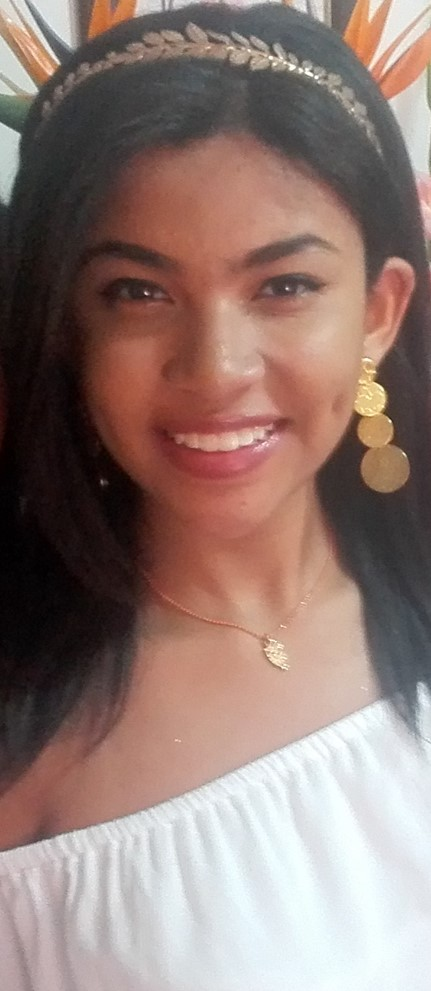
%> input picture 04-Hybrid/Answers/images/Imagen2.jpg, 431 x 991 px
$ octave Escobar_Gongas_lab4.m   (GNU Octave 9; MATLAB toolbox functions it lacks are replaced by stand-ins)
%> lines starting %> are read from the running program, lines starting %| are printed output that depends on the picture
%First part: Gaussian pyramid
% Read images and convert them to grayscale
im1=imread('.\images\Imagen2.jpg');
%> im1 is the input picture: size 991x431x3 uint8; mean R, G, B 144.5, 122, 115.6
im1=rgb2gray(im1);
%> im1: size 991x431 uint8
im2=imread('.\images\Imagen1.jpg');
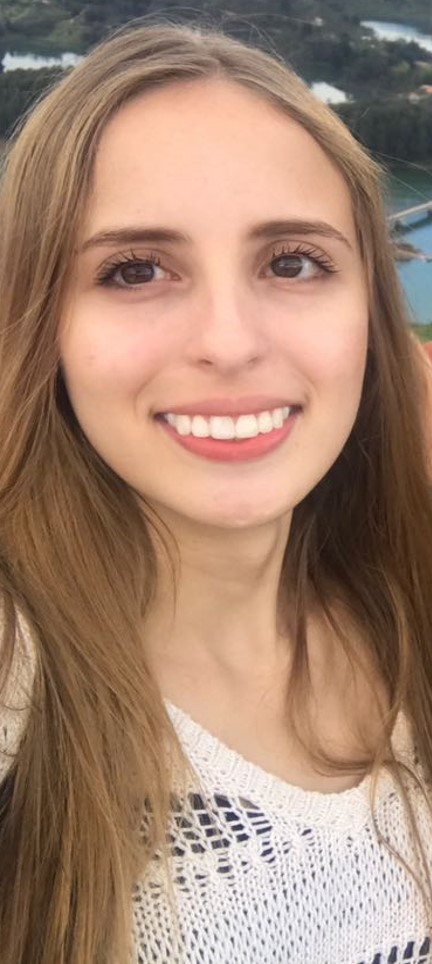
%> input picture 04-Hybrid/Answers/images/Imagen1.jpg, 432 x 964 px
%> im2 is the input picture: size 964x432x3 uint8; mean R, G, B 163.4, 132.6, 113.7
im2=rgb2gray(im2);
%> im2: size 964x432 uint8
tam=size(im2);
%> tam = [964 432]
im1=imresize(im1,tam);
%> im1: size 964x432 uint8
%A gaussian filter is created
filtro=fspecial('gaussian',[30 30], 20);
%The filter is applied to extract low frequencies from im1
filtrada1= imfilter(im1,filtro);
%Another gaussian filter is created
filtro2=fspecial('gaussian',[50 50], 50);
%The high frequencies from im2 are extracted
filtrada2=im2-imfilter(im2,filtro2);
%Both images are added to create the hybrid image
final1=filtrada2+filtrada1;

%Reduction with gaussian pyramid
final2=impyramid(final1,'reduce');
final3=impyramid(final2,'reduce');
final4=impyramid(final3,'reduce');
final5=impyramid(final4,'reduce');

%put all pyramid results with the same height
final2=[zeros(size(final2));final2];
%> final2: size 964x216 uint8
final3=[zeros(964-size(final3,1),size(final3,2));final3];
%> final3: size 964x108 uint8
final4=[zeros(964-size(final4,1),size(final4,2));final4];
%> final4: size 964x54 uint8
final5=[zeros(964-size(final5,1),size(final5,2));final5];

%Contatenate pyramid
piramide=cat(2,final1,final2,final3,final4,final5);
figure
imshow(piramide)
%%
%Part 2: Blended Image formation
% Read images and convert them to grayscale
im1=imread('.\images\Imagen3.jpg');
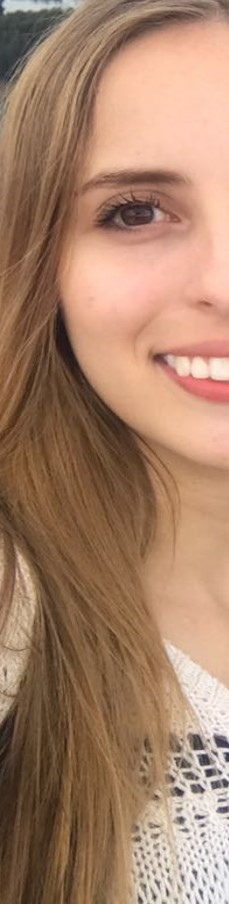
%> input picture 04-Hybrid/Answers/images/Imagen3.jpg, 229 x 904 px
%> im1 is the input picture: size 904x229x3 uint8; mean R, G, B 166.2, 129.4, 105.2
im2=imread('.\images\Imagen4.jpg');
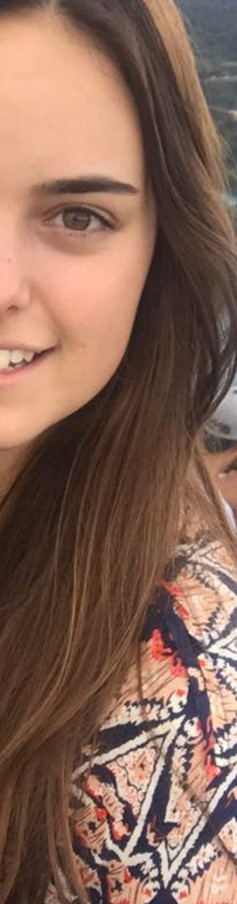
%> input picture 04-Hybrid/Answers/images/Imagen4.jpg, 237 x 904 px
%> im2 is the input picture: size 904x237x3 uint8; mean R, G, B 134.9, 102, 87.1
im1=rgb2gray(im1);
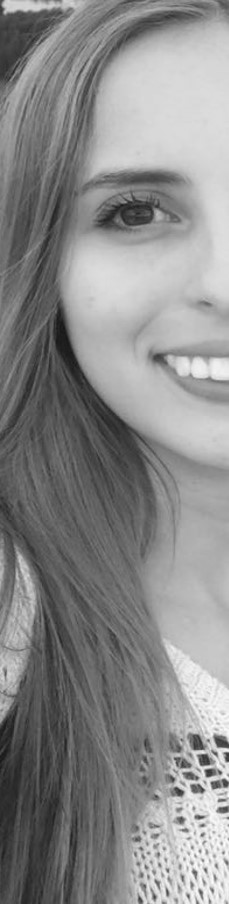
%> im1: size 904x229 uint8; min 22, max 254, mean 137.7
im2=rgb2gray(im2);
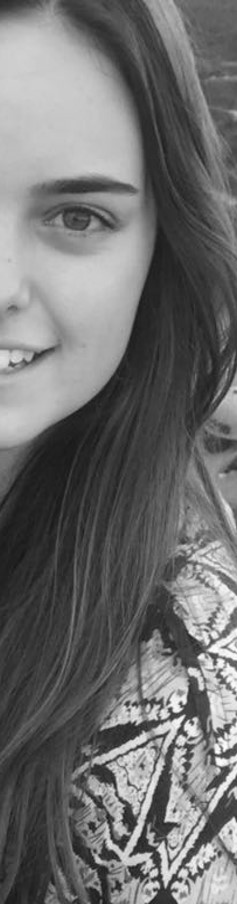
%> im2: size 904x237 uint8; min 23, max 254, mean 110.2
% Vector with Laplacian images from pyramid
l={};
% Conncatenated halves ofimages
imagen= cat(2,im1,im2);
% Reduction of image with gaussian pyramid
for i=1:30
peque=impyramid(imagen,'reduce');
resta=imresize(peque,size(imagen));
l{i}={imagen-resta};
imagen=peque;
end
%> this loop made 30 passes
%> (peque, resta, imagen) on passes 11 to 22: (126, 126, 126), (126, 126, 126), (126, 126, 126), (126, 126, 126), (126, 126, 126), (126, 126, 126), (126, 126, 126), (126, 126, 126), (126, 126, 126), (126, 126, 126), (126, 126, 126), (126, 126, 126)
%> imagen on pass 8: [131 134; 126 135; 111 114; 100 119]
%> pass 2, `resta=imresize(peque,size(imagen));`:
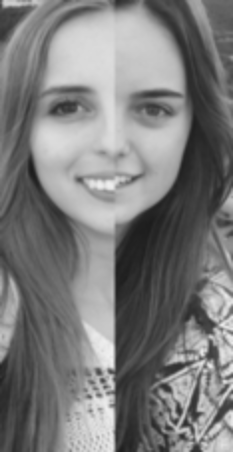
%> resta: size 452x233 uint8; min 28, max 239, mean 123.6
%> after the loop, l = 30 items
% Laplacian pyramid reconstruction: addition of the corresponding Laplacian pyramid
for i=30:-1:1
grande=impyramid(peque,'expand');
grande=imresize(grande,size(cell2mat(l{i})));
grande=grande+ cell2mat(l{i});
peque=grande;
end
%> this loop made 30 passes
%> (grande, peque) on passes 1 to 12: (71, 71), (40, 40), (23, 23), (13, 13), (7, 7), (4, 4), (2, 2), (1, 1), (1, 1), (1, 1), (1, 1), (1, 1)
%> peque on passes 21 to 22: [5; 1], [3 6; 2 10; 2 2; 1 5]
figure
imshow(peque)
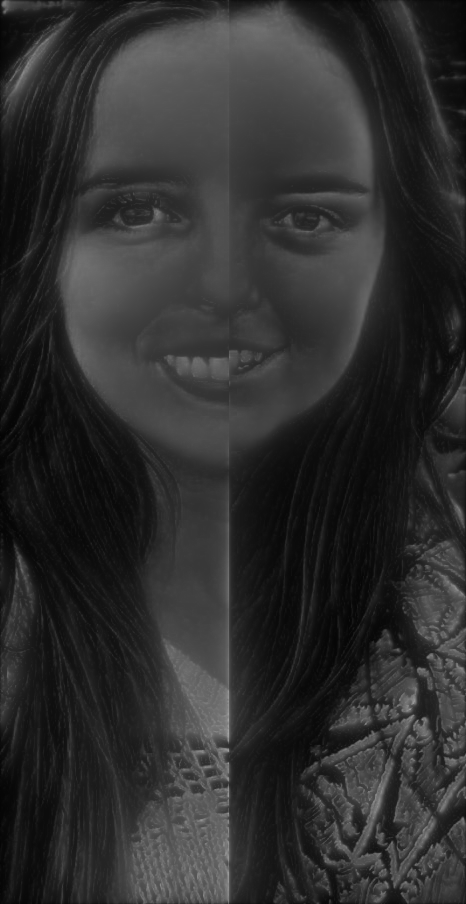
%> displayed picture: size 904x466, on the screen's scale of 0 to 255; min 3, max 164, mean 46.3
